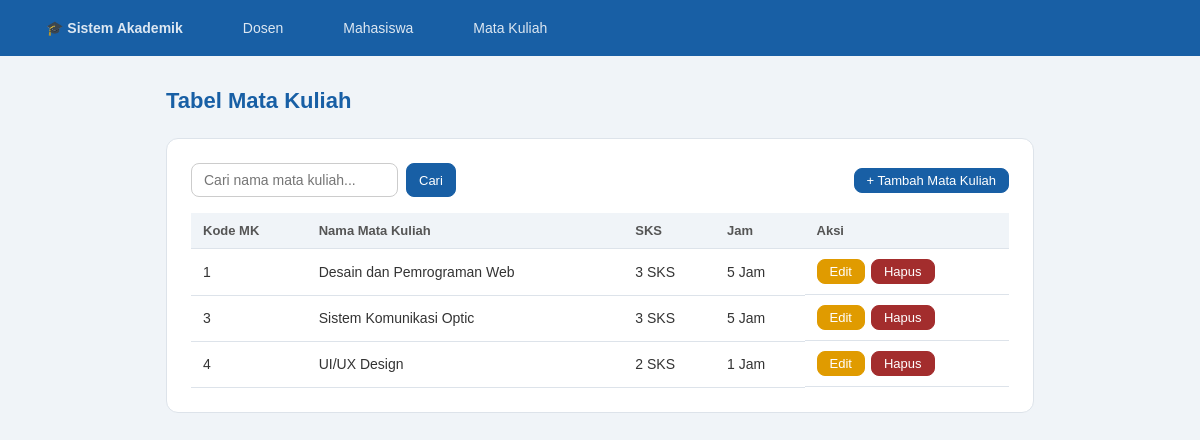
The app's page /viewmatakuliah.php with its own data.
### tables this page shows
CREATE TABLE `t_matakuliah` (
  `kodeMK` int(11) NOT NULL,
  `namaMK` varchar(70) NOT NULL,
  `sks` int(11) DEFAULT NULL,
  `jam` int(11) DEFAULT NULL
);

### viewmatakuliah.php (the view, shortened to what this page needs)
<?php include 'koneksi.php'; ?>
<!DOCTYPE html>
<html lang="id">
<head>
    <link rel="stylesheet" href="style.css">
</head>
<body>
    <nav class="navbar">
        <a href="viewdosen.php" class="navbar-brand">🎓 Sistem Akademik</a>
        <a href="viewdosen.php">Dosen</a>
        <a href="viewmahasiswa.php">Mahasiswa</a>
        <a href="viewmatakuliah.php">Mata Kuliah</a>
    </nav>
    <div class="page-wrapper">
        <p class="page-title">Tabel Mata Kuliah</p>
        <div class="card">
            <div class="action-bar">
                <form action="viewmatakuliah.php" method="get"
                      style="display:flex; gap:8px;">
                    <div class="search-bar" style="margin:0;">
                        <input type="text"
                               name="keyword"
                               placeholder="Cari nama mata kuliah..."
                               value="<?php echo isset($_GET['keyword']) ?
                                      $_GET['keyword'] : ''; ?>">
                        <button type="submit" class="btn btn-primary btn-sm">
                            Cari
                        </button>
                    </div>
                </form>
                <a href="inputmatakuliah.php" class="btn btn-primary btn-sm">
                    + Tambah Mata Kuliah
                </a>
            </div>
            <table>
                <thead>
                    <tr>
                        <th>Kode MK</th>
                        <th>Nama Mata Kuliah</th>
                        <th>SKS</th>
                        <th>Jam</th>
                        <th>Aksi</th>
                    </tr>
                </thead>
                <tbody>
                <?php
                    if (isset($_GET['keyword']) && $_GET['keyword'] != '') {
                        $keyword = $_GET['keyword'];
                        $query   = "SELECT * FROM t_matakuliah
                                    WHERE namaMK LIKE '%$keyword%'
                                    ORDER BY kodeMK ASC";
                    } else {
                        $query   = "SELECT * FROM t_matakuliah
                                    ORDER BY kodeMK ASC";
                    }
                    $result = mysqli_query($link, $query);
                    if (mysqli_num_rows($result) == 0) {
                        echo "<tr>
                                <td colspan='5'
                                    style='text-align:center;
                                           color:#888;
                                           padding:2rem;'>
                                    Data tidak ditemukan
                                </td>
                              </tr>";
                    } else {
                        while ($data = mysqli_fetch_assoc($result)) {
                            echo "<tr>
                                    <td>" . $data['kodeMK'] . "</td>
                                    <td>" . $data['namaMK'] . "</td>
                                    <td>" . $data['sks'] . " SKS</td>
                                    <td>" . $data['jam'] . " Jam</td>
                                    <td style='display:flex; gap:6px;'>
                                        <a href='editmatakuliah.php?kodeMK="
                                            . $data['kodeMK'] . "'
                                           class='btn btn-warning btn-sm'>
                                            Edit
                                        </a>
                                        <a href='hapusmatakuliah.php?kodeMK="
                                            . $data['kodeMK'] . "'
                                           class='btn btn-danger btn-sm'
                                           onclick=\"return confirm('Yakin ingin menghapus data ini?')\">
                                            Hapus
                                        </a>
                                    </td>
                                  </tr>";
                        }
                    }
                ?>
                </tbody>
            </table>
        </div>
    </div>
</body>
</html>

### style.css (style rules this page uses)
* { margin: 0; padding: 0; box-sizing: border-box; }
body { font-family: Arial, sans-serif; background-color: #f0f4f8; color: #333; }
.navbar { background-color: #185FA5; padding: 0 2rem; display: flex; align-items: center; gap: 2rem; height: 56px; }
.navbar-brand { color: #fff; font-size: 18px; font-weight: bold; text-decoration: none; }
.navbar a { color: rgba(255,255,255,0.85); text-decoration: none; font-size: 14px; padding: 6px 14px; border-radius: 6px; transition: background 0.2s; }
.page-wrapper { max-width: 900px; margin: 2rem auto; padding: 0 1rem; }
.page-title { font-size: 22px; font-weight: bold; margin-bottom: 1.5rem; color: #185FA5; }
.card { background: #fff; border: 1px solid #dde3ea; border-radius: 12px; padding: 1.5rem; margin-bottom: 1.5rem; }
.btn { padding: 8px 20px; border-radius: 8px; font-size: 14px; cursor: pointer; border: 1px solid #ccc; background: #fff; color: #333; text-decoration: none; display: inline-block; transition: opacity 0.2s; }
.btn-primary { background: #185FA5; color: #fff; border-color: #185FA5; }
.btn-warning { background: #e09b00; color: #fff; border-color: #e09b00; }
.btn-danger { background: #A32D2D; color: #fff; border-color: #A32D2D; }
.btn-sm { padding: 4px 12px; font-size: 13px; }
table { width: 100%; border-collapse: collapse; font-size: 14px; }
thead tr { background-color: #f0f4f8; }
th { padding: 10px 12px; text-align: left; font-weight: bold; font-size: 13px; color: #555; border-bottom: 1px solid #dde3ea; }
td { padding: 10px 12px; border-bottom: 1px solid #dde3ea; color: #333; }
.search-bar { display: flex; gap: 8px; margin-bottom: 1rem; }
.search-bar input { flex: 1; padding: 8px 12px; border: 1px solid #ccc; border-radius: 8px; font-size: 14px; }
.action-bar { display: flex; justify-content: space-between; align-items: center; margin-bottom: 1rem; }

### records on screen
t_matakuliah: kodeMK "1", namaMK "Desain dan Pemrograman Web", sks "3", jam "5"
t_matakuliah: kodeMK "3", namaMK "Sistem Komunikasi Optic", sks "3", jam "5"
t_matakuliah: kodeMK "4", namaMK "UI/UX Design", sks "2", jam "1"
